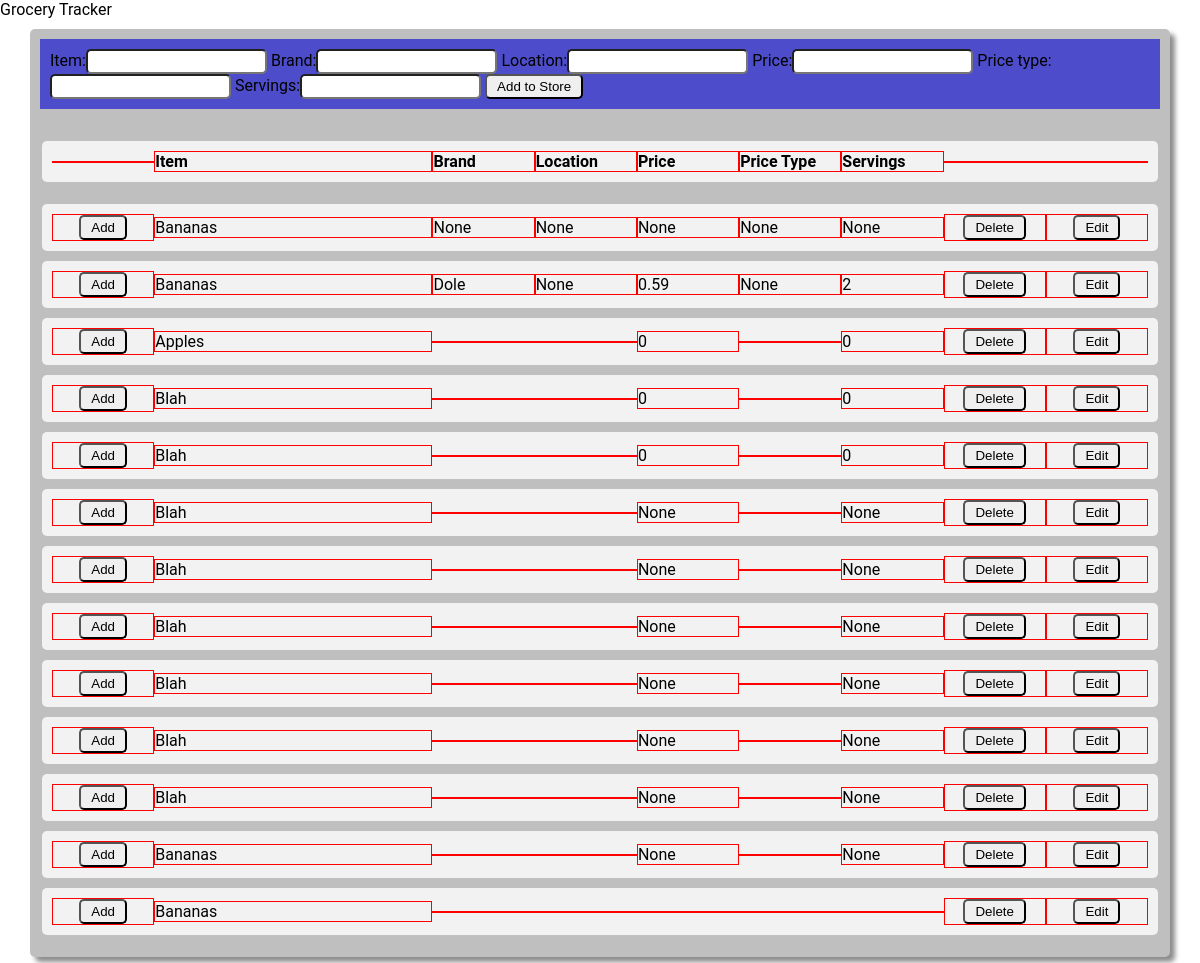
The page / on the database its author committed.
### grocery_items/models.py (models this page shows)
class GroceryItem(models.Model):
    item = models.CharField(max_length=100)
    brand = models.CharField(max_length=100, null=True, blank=True)
    location = models.CharField(max_length=100, null=True, blank=True)
    price = models.CharField(max_length=100, null=True, blank=True)
    price_type = models.CharField(max_length=100, null=True, blank=True)
    servings = models.CharField(max_length=100, null=True, blank=True)

### grocery_items/views.py (the view)
# urls.py: path('', index, name='index'),
def index(request):
    template = 'home.html'
    form = ItemForm()
    items = GroceryItem.objects.all()
    context = {'form': form, 'items': items}
    return render(request, template, context)

### grocery_items/forms.py
class ItemForm(forms.Form):
    item = forms.CharField(max_length=100)
    brand = forms.CharField(max_length=100, required=False)
    location = forms.CharField(max_length=100, required=False)
    price = forms.CharField(max_length=100, required=False)
    price_type = forms.CharField(max_length=100, required=False)
    servings = forms.CharField(max_length=100, required=False)

### templates/home.html (shortened to what this page needs)
{% extends 'base.html' %}
{% block content %}
<div class="container">
    <form action="add_item/" method="post">
        {{form}}
        <button type="submit">Add to Store</button>
    </form>
    <table>
        <thead>
            <tr>
                <th class="addCell"></th>
                <th class="itemCell">Item</th>
                <th>Brand</th>
                <th>Location</th>
                <th>Price</th>
                <th>Price Type</th>
                <th>Servings</th>
                <th class="deleteCell"></th>
                <th class="editCell"></th>
            </tr>
        </thead>
        <tbody>
            {% for i in items %}
            <tr class="itemRow">
                <td class="addCell">
                    <button type="submit">Add</button>
                </td>
                <td class="itemCell">{{i.item}}</td>
                <td>{{i.brand}}</td>
                <td>{{i.location}}</td>
                <td>{{i.price}}</td>
                <td>{{i.price_type}}</td>
                <td>{{i.servings}}</td>
                <td class="deleteCell">
                    <button type="submit">Delete</button>
                </td>
                <td class="editCell">
                    <button type="submit">Edit</button>
                </td>
            </tr>
            {% endfor %}
        </tbody>
    </table>
</div>
{% endblock content %}

### templates/base.html (shortened to what this page needs)
<!DOCTYPE html>
{% load static %}
<html lang="en">
    <head>
        <link rel="stylesheet" href="{% static 'style.css' %}">
    </head>
    <body>
        {% include 'navbar.html' %}
        {% block content %}
        {% endblock content %}
    </body>
</html>

### templates/navbar.html
<nav>
    <div class="container-fluid">
        <a href="{% url 'index' %}">Grocery Tracker</a>
    </div>
</nav>

### static/style.css (style rules this page uses)
@media screen and (min-width: 0px) { :root { --font-family: "Roboto", sans-serif; --color-one: hsl(240, 0%, 95%); --color-two: hsl(240, 0%, 75%); --color-three: hsl(240, 0%, 55%); --color-four: hsl(240, 0%, 35%); --color-five: hsl(240, 0%, 15%); --primary-color: hsl(240, 55%, 55%); --delete-button: hsl(0, 55%, 55%); --highlight: hsl(30, 95%, 55%); } }
@media screen and (min-width: 0px) { * { margin: 0; padding: 0; box-sizing: border-box; } }
@media screen and (min-width: 0px) { body { font-family: var(--font-family); } }
@media screen and (min-width: 0px) { a { text-decoration: none; color: var(--color-one); } }
@media screen and (min-width: 0px) { .container { border-radius: 5px; width: 95%; margin: 10px auto; padding: 10px; background-color: var(--color-two); box-shadow: 5px 5px 5px var(--color-three); } }
@media screen and (min-width: 0px) { form { margin-bottom: 20px; padding: 10px; background-color: var(--primary-color); } }
@media screen and (min-width: 0px) { input, button { border-radius: 5px; height: 25px } }
@media screen and (min-width: 0px) { button { display: inline-flex; justify-content: center; align-items: center; padding: 10px; } }
@media screen and (min-width: 0px) { table { width: 100%; } }
@media screen and (min-width: 0px) { tr { margin: 10px 0; padding: 10px; border-radius: 5px; display: flex; justify-content: space-between; align-items: center; background-color: var(--color-one); transition: all .2s ease-in-out } }
@media screen and (min-width: 0px) { td, th { border: 1px solid red; width: 11%; display: inline-flex; justify-content: left; align-items: center; } }
@media screen and (min-width: 0px) { .addCell, .deleteCell, .editCell { justify-content: center; } }
@media screen and (min-width: 0px) { .itemCell { width: 30%; } }

### rows shown on the page
GroceryItem: item "Bananas", brand "None", location "None", price "None", price_type "None", servings "None"
GroceryItem: item "Bananas", brand "Dole", location "None", price "0.59", price_type "None", servings "2"
GroceryItem: item "Apples", price "0", servings "0"
GroceryItem: item "Blah", price "0", servings "0"
GroceryItem: item "Blah", price "0", servings "0"
GroceryItem: item "Blah", price "None", servings "None"
GroceryItem: item "Blah", price "None", servings "None"
GroceryItem: item "Blah", price "None", servings "None"
GroceryItem: item "Blah", price "None", servings "None"
GroceryItem: item "Blah", price "None", servings "None"
GroceryItem: item "Blah", price "None", servings "None"
GroceryItem: item "Bananas", price "None", servings "None"
GroceryItem: item "Bananas"
